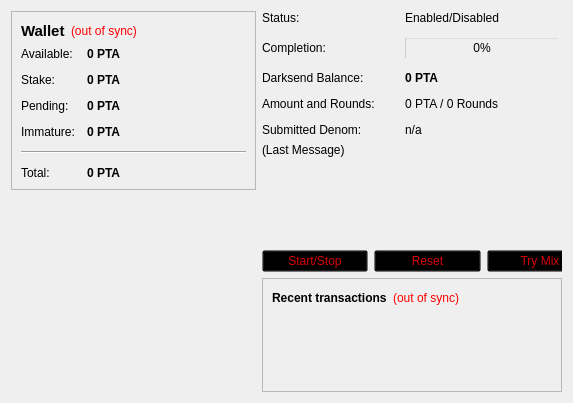
<?xml version="1.0" encoding="UTF-8"?>
<ui version="4.0">
 <class>OverviewPage</class>
 <widget class="QWidget" name="OverviewPage">
  <property name="geometry">
   <rect>
    <x>0</x>
    <y>0</y>
    <width>573</width>
    <height>342</height>
   </rect>
  </property>
  <property name="windowTitle">
   <string>Form</string>
  </property>
  <layout class="QHBoxLayout" name="horizontalLayout" stretch="1,1">
   <item>
    <layout class="QVBoxLayout" name="verticalLayout_2">
     <item>
      <widget class="QFrame" name="frame">
       <property name="frameShape">
        <enum>QFrame::StyledPanel</enum>
       </property>
       <property name="frameShadow">
        <enum>QFrame::Raised</enum>
       </property>
       <layout class="QVBoxLayout" name="verticalLayout_4">
        <item>
         <layout class="QHBoxLayout" name="horizontalLayout_4">
          <item>
           <widget class="QLabel" name="label_5">
            <property name="font">
             <font>
              <pointsize>11</pointsize>
              <weight>75</weight>
              <bold>true</bold>
             </font>
            </property>
            <property name="text">
             <string>Wallet</string>
            </property>
           </widget>
          </item>
          <item>
           <widget class="QLabel" name="labelWalletStatus">
            <property name="toolTip">
             <string>The displayed information may be out of date. Your wallet automatically synchronizes with the Pentacoin network after a connection is established, but this process has not completed yet.</string>
            </property>
            <property name="styleSheet">
             <string notr="true">QLabel { color: red; }</string>
            </property>
            <property name="text">
             <string notr="true">(out of sync)</string>
            </property>
            <property name="alignment">
             <set>Qt::AlignLeading|Qt::AlignLeft|Qt::AlignVCenter</set>
            </property>
           </widget>
          </item>
          <item>
           <spacer name="horizontalSpacer_2">
            <property name="orientation">
             <enum>Qt::Horizontal</enum>
            </property>
            <property name="sizeHint" stdset="0">
             <size>
              <width>40</width>
              <height>20</height>
             </size>
            </property>
           </spacer>
          </item>
         </layout>
        </item>
        <item>
         <layout class="QFormLayout" name="formLayout_2">
          <property name="fieldGrowthPolicy">
           <enum>QFormLayout::AllNonFixedFieldsGrow</enum>
          </property>
          <property name="horizontalSpacing">
           <number>12</number>
          </property>
          <property name="verticalSpacing">
           <number>12</number>
          </property>
          <item row="0" column="0">
           <widget class="QLabel" name="label">
            <property name="text">
             <string>Available:</string>
            </property>
           </widget>
          </item>
          <item row="0" column="1">
           <widget class="QLabel" name="labelBalance">
            <property name="font">
             <font>
              <weight>75</weight>
              <bold>true</bold>
             </font>
            </property>
            <property name="cursor">
             <cursorShape>IBeamCursor</cursorShape>
            </property>
            <property name="toolTip">
             <string>Your current spendable balance</string>
            </property>
            <property name="text">
             <string notr="true">0 PTA</string>
            </property>
            <property name="textInteractionFlags">
             <set>Qt::LinksAccessibleByMouse|Qt::TextSelectableByKeyboard|Qt::TextSelectableByMouse</set>
            </property>
           </widget>
          </item>
          <item row="1" column="0">
           <widget class="QLabel" name="label_6">
            <property name="text">
             <string>Stake:</string>
            </property>
           </widget>
          </item>
          <item row="1" column="1">
           <widget class="QLabel" name="labelStake">
            <property name="font">
             <font>
              <weight>75</weight>
              <bold>true</bold>
             </font>
            </property>
            <property name="cursor">
             <cursorShape>IBeamCursor</cursorShape>
            </property>
            <property name="toolTip">
             <string>Total of coins that was staked, and do not yet count toward the current balance</string>
            </property>
            <property name="text">
             <string notr="true">0 PTA</string>
            </property>
            <property name="textInteractionFlags">
             <set>Qt::LinksAccessibleByMouse|Qt::TextSelectableByKeyboard|Qt::TextSelectableByMouse</set>
            </property>
           </widget>
          </item>
          <item row="2" column="0">
           <widget class="QLabel" name="label_3">
            <property name="text">
             <string>Pending:</string>
            </property>
           </widget>
          </item>
          <item row="2" column="1">
           <widget class="QLabel" name="labelUnconfirmed">
            <property name="font">
             <font>
              <weight>75</weight>
              <bold>true</bold>
             </font>
            </property>
            <property name="cursor">
             <cursorShape>IBeamCursor</cursorShape>
            </property>
            <property name="toolTip">
             <string>Total of transactions that have yet to be confirmed, and do not yet count toward the current balance</string>
            </property>
            <property name="text">
             <string notr="true">0 PTA</string>
            </property>
            <property name="textInteractionFlags">
             <set>Qt::LinksAccessibleByMouse|Qt::TextSelectableByKeyboard|Qt::TextSelectableByMouse</set>
            </property>
           </widget>
          </item>
          <item row="3" column="0">
           <widget class="QLabel" name="labelImmatureText">
            <property name="text">
             <string>Immature:</string>
            </property>
           </widget>
          </item>
          <item row="3" column="1">
           <widget class="QLabel" name="labelImmature">
            <property name="font">
             <font>
              <weight>75</weight>
              <bold>true</bold>
             </font>
            </property>
            <property name="toolTip">
             <string>Mined balance that has not yet matured</string>
            </property>
            <property name="text">
             <string notr="true">0 PTA</string>
            </property>
            <property name="textInteractionFlags">
             <set>Qt::LinksAccessibleByMouse|Qt::TextSelectableByKeyboard|Qt::TextSelectableByMouse</set>
            </property>
           </widget>
          </item>
          <item row="4" column="0" colspan="2">
           <widget class="Line" name="line">
            <property name="orientation">
             <enum>Qt::Horizontal</enum>
            </property>
           </widget>
          </item>
          <item row="5" column="0">
           <widget class="QLabel" name="labelTotalText">
            <property name="text">
             <string>Total:</string>
            </property>
           </widget>
          </item>
          <item row="5" column="1">
           <widget class="QLabel" name="labelTotal">
            <property name="font">
             <font>
              <weight>75</weight>
              <bold>true</bold>
             </font>
            </property>
            <property name="cursor">
             <cursorShape>IBeamCursor</cursorShape>
            </property>
            <property name="toolTip">
             <string>Your current total balance</string>
            </property>
            <property name="text">
             <string notr="true">0 PTA</string>
            </property>
            <property name="textInteractionFlags">
             <set>Qt::LinksAccessibleByMouse|Qt::TextSelectableByKeyboard|Qt::TextSelectableByMouse</set>
            </property>
           </widget>
          </item>
         </layout>
        </item>
       </layout>
      </widget>
     </item>
     <item>
      <spacer name="verticalSpacer">
       <property name="orientation">
        <enum>Qt::Vertical</enum>
       </property>
       <property name="sizeHint" stdset="0">
        <size>
         <width>20</width>
         <height>40</height>
        </size>
       </property>
      </spacer>
     </item>
    </layout>
   </item>
   <item>
    <layout class="QVBoxLayout" name="verticalLayout_3">
<item>
<widget class="QFrame" name="frameDarksend">
<property name="sizePolicy">
             <sizepolicy hsizetype="MinimumExpanding" vsizetype="MinimumExpanding">
              <horstretch>0</horstretch>
              <verstretch>0</verstretch>
             </sizepolicy>
            </property>
<property name="minimumSize">
             <size>
              <width>300</width>
              <height>261</height>
             </size>
            </property>
      <property name="styleSheet">
       <string notr="true">background:transparent;</string>
      </property>
      <property name="frameShape">
       <enum>QFrame::StyledPanel</enum>
      </property>
      <property name="frameShadow">
       <enum>QFrame::Raised</enum>
      </property>
      <widget class="QWidget" name="verticalLayoutWidget">
       <property name="geometry">
        <rect>
         <x>0</x>
         <y>0</y>
         <width>331</width>
         <height>261</height>
        </rect>
       </property>
       <layout class="QVBoxLayout" name="verticalLayout_5">
        <item>
         <layout class="QFormLayout" name="formLayout">
          <property name="fieldGrowthPolicy">
           <enum>QFormLayout::AllNonFixedFieldsGrow</enum>
          </property>
          <property name="horizontalSpacing">
           <number>30</number>
          </property>
          <property name="verticalSpacing">
           <number>12</number>
          </property>
          <item row="0" column="0">
           <widget class="QLabel" name="label_6">
            <property name="text">
             <string>Status:</string>
            </property>
           </widget>
          </item>
          <item row="0" column="1">
           <widget class="QLabel" name="darksendEnabled">
            <property name="styleSheet">
             <string notr="true">color: rgb(0, 0, 0);</string>
            </property>
            <property name="text">
             <string>Enabled/Disabled</string>
            </property>
           </widget>
          </item>
          <item row="1" column="0">
           <widget class="QLabel" name="label_7">
            <property name="styleSheet">
             <string notr="true">color: rgb(0, 0, 0);</string>
            </property>
            <property name="text">
             <string>Completion:</string>
            </property>
           </widget>
          </item>
          <item row="1" column="1">
           <widget class="QProgressBar" name="darksendProgress">
            <property name="maximumSize">
             <size>
              <width>154</width>
              <height>16777215</height>
             </size>
            </property>
            <property name="styleSheet">
             <string notr="true">background:transparent;</string>
            </property>
            <property name="value">
             <number>0</number>
            </property>
           </widget>
          </item>
          <item row="2" column="0">
           <widget class="QLabel" name="labelAnonymizedText">
            <property name="styleSheet">
             <string notr="true">color: rgb(0, 0, 0);</string>
            </property>
            <property name="text">
             <string>Darksend Balance:</string>
            </property>
           </widget>
          </item>
          <item row="2" column="1">
           <widget class="QLabel" name="labelAnonymized">
            <property name="font">
             <font>
              <weight>75</weight>
              <bold>true</bold>
             </font>
            </property>
            <property name="styleSheet">
             <string notr="true">color: rgb(0, 0, 0);</string>
            </property>
            <property name="text">
             <string>0 PTA</string>
            </property>
           </widget>
          </item>
          <item row="3" column="0">
           <widget class="QLabel" name="label_8">
            <property name="styleSheet">
             <string notr="true">color: rgb(0, 0, 0);</string>
            </property>
            <property name="text">
             <string>Amount and Rounds:</string>
            </property>
           </widget>
          </item>
          <item row="3" column="1">
           <widget class="QLabel" name="labelAmountRounds">
            <property name="styleSheet">
             <string notr="true">color: rgb(0, 0, 0);</string>
            </property>
            <property name="text">
             <string>0 PTA / 0 Rounds</string>
            </property>
           </widget>
          </item>
          <item row="4" column="0">
           <widget class="QLabel" name="label_9">
            <property name="styleSheet">
             <string notr="true">color: rgb(0, 0, 0);</string>
            </property>
            <property name="text">
             <string>Submitted Denom:</string>
            </property>
           </widget>
          </item>
          <item row="4" column="1">
           <widget class="QLabel" name="labelSubmittedDenom">
            <property name="statusTip">
             <string>The denominations you submitted to the Pentacoin Node. To mix, other users must submit the exact same denominations.</string>
            </property>
            <property name="styleSheet">
             <string notr="true">color: rgb(0, 0, 0);</string>
            </property>
            <property name="text">
             <string>n/a</string>
            </property>
           </widget>
          </item>
         </layout>
        </item>
        <item>
         <widget class="QLabel" name="darksendStatus">
          <property name="minimumSize">
           <size>
            <width>288</width>
            <height>43</height>
           </size>
          </property>
          <property name="styleSheet">
           <string notr="true">color: rgb(0, 0, 0);</string>
          </property>
          <property name="text">
           <string>(Last Message)</string>
          </property>
          <property name="alignment">
           <set>Qt::AlignLeading|Qt::AlignLeft|Qt::AlignTop</set>
          </property>
          <property name="wordWrap">
           <bool>true</bool>
          </property>
         </widget>
        </item>
        <item>
         <layout class="QHBoxLayout" name="horizontalLayout_2">
          <item>
           <widget class="QPushButton" name="toggleDarksend">
            <property name="sizePolicy">
             <sizepolicy hsizetype="MinimumExpanding" vsizetype="Fixed">
              <horstretch>0</horstretch>
              <verstretch>0</verstretch>
             </sizepolicy>
            </property>
            <property name="styleSheet">
             <string notr="true">color: rgb(217, 0, 7);</string>
            </property>
            <property name="text">
             <string>Start/Stop</string>
            </property>
           </widget>
          </item>
          <item>
           <widget class="QPushButton" name="darksendReset">
            <property name="sizePolicy">
             <sizepolicy hsizetype="MinimumExpanding" vsizetype="Fixed">
              <horstretch>0</horstretch>
              <verstretch>0</verstretch>
             </sizepolicy>
            </property>
            <property name="toolTip">
             <string>Reset the current status of Darksend (can interrupt Darksend if it's in the process of Mixing, which can cost you money!)</string>
            </property>
            <property name="autoFillBackground">
             <bool>false</bool>
            </property>
            <property name="styleSheet">
             <string notr="true">color: rgb(217, 0, 7);</string>
            </property>
            <property name="text">
             <string>Reset</string>
            </property>
           </widget>
          </item>
          <item>
           <widget class="QPushButton" name="darksendAuto">
            <property name="sizePolicy">
             <sizepolicy hsizetype="MinimumExpanding" vsizetype="Fixed">
              <horstretch>0</horstretch>
              <verstretch>0</verstretch>
             </sizepolicy>
            </property>
            <property name="toolTip">
             <string>Try to manually submit a Darksend request.</string>
            </property>
            <property name="styleSheet">
             <string notr="true">color: rgb(217, 0, 7);</string>
            </property>
            <property name="text">
             <string>Try Mix</string>
            </property>
           </widget>
          </item>
         </layout>
        </item>
       </layout>
      </widget>
     </widget>
</item>
     <item>
      <widget class="QFrame" name="frame_2">
       <property name="frameShape">
        <enum>QFrame::StyledPanel</enum>
       </property>
       <property name="frameShadow">
        <enum>QFrame::Raised</enum>
       </property>
       <layout class="QVBoxLayout" name="verticalLayout">
        <item>
         <layout class="QHBoxLayout" name="horizontalLayout_2">
          <item>
           <widget class="QLabel" name="label_4">
            <property name="text">
             <string>&lt;b&gt;Recent transactions&lt;/b&gt;</string>
            </property>
           </widget>
          </item>
          <item>
           <widget class="QLabel" name="labelTransactionsStatus">
            <property name="toolTip">
             <string>The displayed information may be out of date. Your wallet automatically synchronizes with the Pentacoin network after a connection is established, but this process has not completed yet.</string>
            </property>
            <property name="styleSheet">
             <string notr="true">QLabel { color: red; }</string>
            </property>
            <property name="text">
             <string notr="true">(out of sync)</string>
            </property>
            <property name="alignment">
             <set>Qt::AlignRight|Qt::AlignTrailing|Qt::AlignVCenter</set>
            </property>
           </widget>
          </item>
          <item>
           <spacer name="horizontalSpacer">
            <property name="orientation">
             <enum>Qt::Horizontal</enum>
            </property>
            <property name="sizeHint" stdset="0">
             <size>
              <width>40</width>
              <height>20</height>
             </size>
            </property>
           </spacer>
          </item>
         </layout>
        </item>
        <item>
         <widget class="QListView" name="listTransactions">
          <property name="styleSheet">
           <string notr="true">QListView { background: transparent; }</string>
          </property>
          <property name="frameShape">
           <enum>QFrame::NoFrame</enum>
          </property>
          <property name="verticalScrollBarPolicy">
           <enum>Qt::ScrollBarAlwaysOff</enum>
          </property>
          <property name="horizontalScrollBarPolicy">
           <enum>Qt::ScrollBarAlwaysOff</enum>
          </property>
          <property name="selectionMode">
           <enum>QAbstractItemView::NoSelection</enum>
          </property>
         </widget>
        </item>
       </layout>
      </widget>
     </item>
     <item>
      <spacer name="verticalSpacer_2">
       <property name="orientation">
        <enum>Qt::Vertical</enum>
       </property>
       <property name="sizeHint" stdset="0">
        <size>
         <width>20</width>
         <height>40</height>
        </size>
       </property>
      </spacer>
     </item>
    </layout>
   </item>
  </layout>
 </widget>
 <resources/>
 <connections/>
</ui>
